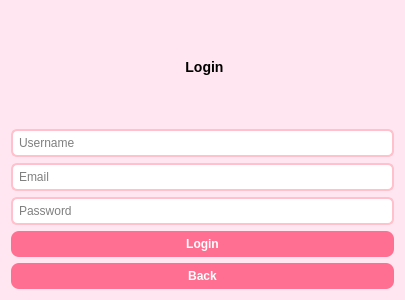
<?xml version="1.0" encoding="UTF-8"?>
<ui version="4.0">
 <class>CreatorLoginPage</class>
 <widget class="QWidget" name="CreatorLoginPage">
  <property name="geometry">
   <rect>
    <x>0</x>
    <y>0</y>
    <width>405</width>
    <height>300</height>
   </rect>
  </property>
  <property name="windowTitle">
   <string>Creator Login - VibeTube</string>
  </property>
  <property name="styleSheet">
   <string notr="true">
QWidget {
    background-color: #FFE6F0;
    color: black; 
}
QLabel {
    font-size: 14px;
    font-weight: bold;
    color: black;
}
QLineEdit {
    background-color: #FFFFFF;
    border: 2px solid #FFC1CC;
    border-radius: 6px;
    padding: 4px;
}
QPushButton {
    background-color: #FF6F91;
    color: white;
    font-weight: bold;
    border-radius: 8px;
    padding: 6px 12px;
}
QPushButton:hover {
    background-color: #FF9AA2;
}
   </string>
  </property>
  <layout class="QVBoxLayout" name="verticalLayout">
   <item>
    <widget class="QLabel" name="label_title">
     <property name="text">
      <string> Login</string>
     </property>
     <property name="alignment">
      <set>Qt::AlignCenter</set>
     </property>
    </widget>
   </item>
   <item>
    <widget class="QLineEdit" name="username_login">
     <property name="placeholderText">
      <string>Username</string>
     </property>
    </widget>
   </item>
   <item>
    <widget class="QLineEdit" name="email_login">
     <property name="placeholderText">
      <string>Email</string>
     </property>
    </widget>
   </item>
   <item>
    <widget class="QLineEdit" name="pass_login">
     <property name="echoMode">
      <enum>QLineEdit::Password</enum>
     </property>
     <property name="placeholderText">
      <string>Password</string>
     </property>
    </widget>
   </item>
   <item>
    <widget class="QPushButton" name="login_button">
     <property name="text">
      <string>Login</string>
     </property>
    </widget>
   </item>
   <item>
    <widget class="QPushButton" name="back_button_login">
     <property name="text">
      <string>Back</string>
     </property>
    </widget>
   </item>
  </layout>
 </widget>
 <resources/>
 <connections/>
</ui>
